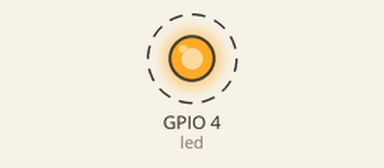
Recording of a program running on a simulated ESP32 board running MicroPython. On the bench: output pins drawn as LEDs (lit = HIGH). Dashed ring = blinking.

Above: at 1.0 s.
Timing chart, 0 to 5.8 s (numbered marks = the images above):
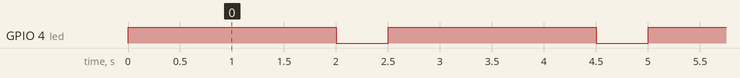

The program:

led_breadboard.py
```python
# Rautt LED blikkar með 2 sek. millibili og skrifar út 0 og 1 á víxl í Shell í Thonny
# Tengingar og kóði: https://wokwi.com/projects/420148360896510977

from machine import Pin    # Notum Pin úr machine kóðasafninu til að skilgreina pinnana á ESP.
from time import sleep_ms  # Notum svo sleep_ms til að láta forritið bíða

# Búum til breytuna led og tengjum hana við pinna 4 á ESP.
led = Pin(4, Pin.OUT)   # Segjum að pinni 4 sé úttakspinni.

# Gerum lykkju sem keyrir að eilífu
while True:

    led.value(1)     	# Skrifum 3.3V
    sleep_ms(2000)    	# Bíðum í 2 sekúndur

    led.value(0)    	# Skrifum 0V
    sleep_ms(500)     	# Bíðum í 500 millisekúndur
```

Measured:
- by itself, GPIO 4 (led): alternates HIGH for 2.0 s and LOW for 0.50 s
